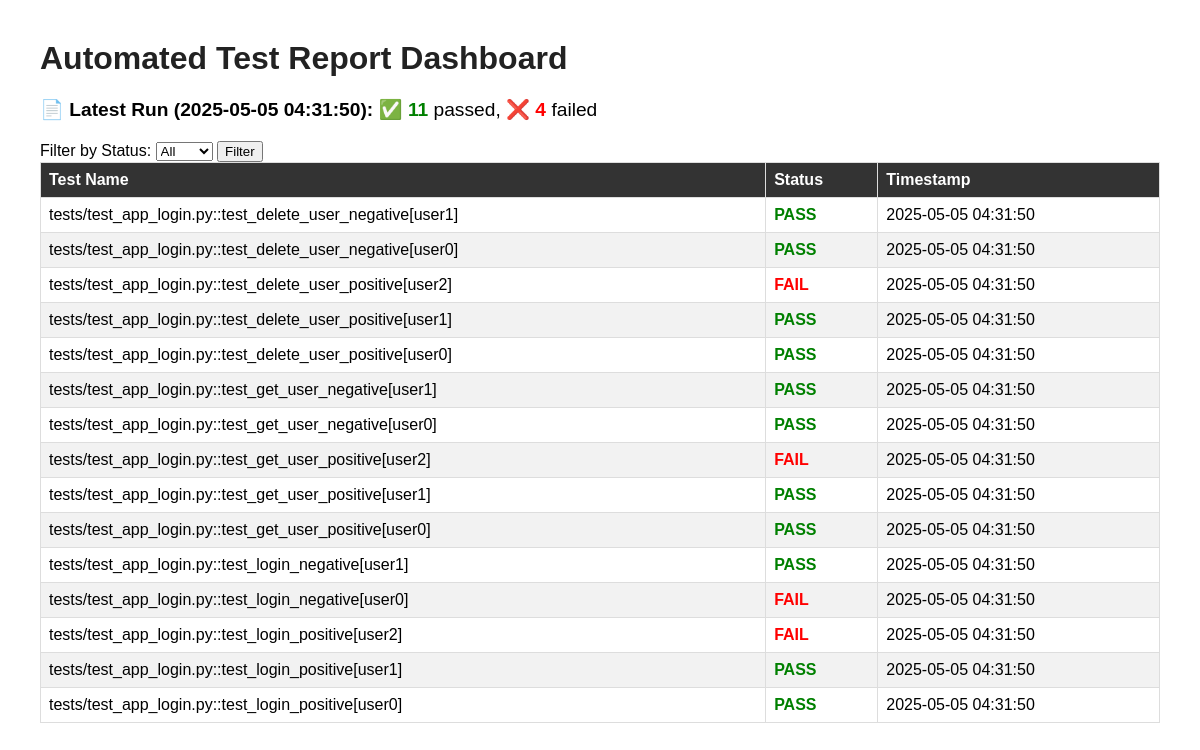
The page / on the database its author committed.
### tables this page shows
CREATE TABLE test_results (id INTEGER PRIMARY KEY AUTOINCREMENT, run_id TEXT, timestamp TEXT, test_name TEXT, status TEXT );

### dashboard_app.py (the view)
@app.route("/")
def dashboard():
    try:
        conn = sqlite3.connect("test_reports.db", check_same_thread=False)
        cursor = conn.cursor()
        status_filter = request.args.get("status")
        cursor.execute("SELECT run_id, MAX(timestamp) FROM test_results")
        row = cursor.fetchone()
        if not row or not row[0]:
            return "<h1>No test results found</h1>"
        run_id = row[0]
        if status_filter:
            cursor.execute("SELECT test_name, status, timestamp FROM test_results WHERE run_id=? AND status=? ORDER BY id DESC", (run_id, status_filter))
        else:
            cursor.execute("SELECT test_name, status, timestamp FROM test_results WHERE run_id=? ORDER BY id DESC", (run_id,))
        results = cursor.fetchall()
        cursor.execute("""
            SELECT status, COUNT(*) FROM test_results
            WHERE run_id=?
            GROUP BY status
        """, (run_id,))
        summary_data = cursor.fetchall()
        summary = {"timestamp": row[1], "PASS": 0, "FAIL": 0}
        for status, count in summary_data:
            summary[status] = count
        conn.close()
        return render_template("dashboard.html", results=results, summary=summary)
    except Exception as e:
        return f"<h1>Error</h1><p>{e}</p>"

### templates/dashboard.html (shortened to what this page needs)
<!DOCTYPE html>
<html>
<head>
</head>
<body>
    <h1>Automated Test Report Dashboard</h1>
    <div class="summary">
        📄 <strong>Latest Run ({{ summary.timestamp or 'N/A' }}):</strong>
        ✅ <span class="pass">{{ summary.PASS }}</span> passed,
        ❌ <span class="fail">{{ summary.FAIL }}</span> failed
    </div>
    <form method="get">
        Filter by Status:
        <select name="status">
            <option value="">All</option>
        </select>
        <button type="submit">Filter</button>
    </form>
    <table>
        <thead>
            <tr>
                <th>Test Name</th>
                <th>Status</th>
                <th>Timestamp</th>
            </tr>
        </thead>
        <tbody>
            {% for name, status, time in results %}
            <tr>
                <td>{{ name }}</td>
                <td class="{{ status|lower }}">{{ status }}</td>
                <td>{{ time }}</td>
            </tr>
            {% endfor %}
        </tbody>
    </table>
</body>
</html>

### templates/dashboard.html (style rules this page uses)
body { font-family: Arial; margin: 40px; }
h1 { color: #222; }
.summary { font-size: 1.2em; margin-bottom: 20px; }
table { border-collapse: collapse; width: 100%; }
th, td { border: 1px solid #ddd; padding: 8px; text-align: left; }
tr:nth-child(even) { background-color: #f2f2f2; }
th { background-color: #333; color: white; }
.pass { color: green; font-weight: bold; }
.fail { color: red; font-weight: bold; }

### rows shown on the page
test_results: test_name "tests/test_app_login.py::test_delete_user_negative[user1]", status "PASS", timestamp "2025-05-05 04:31:50"
test_results: test_name "tests/test_app_login.py::test_delete_user_negative[user0]", status "PASS", timestamp "2025-05-05 04:31:50"
test_results: test_name "tests/test_app_login.py::test_delete_user_positive[user2]", status "FAIL", timestamp "2025-05-05 04:31:50"
test_results: test_name "tests/test_app_login.py::test_delete_user_positive[user1]", status "PASS", timestamp "2025-05-05 04:31:50"
test_results: test_name "tests/test_app_login.py::test_delete_user_positive[user0]", status "PASS", timestamp "2025-05-05 04:31:50"
test_results: test_name "tests/test_app_login.py::test_get_user_negative[user1]", status "PASS", timestamp "2025-05-05 04:31:50"
test_results: test_name "tests/test_app_login.py::test_get_user_negative[user0]", status "PASS", timestamp "2025-05-05 04:31:50"
test_results: test_name "tests/test_app_login.py::test_get_user_positive[user2]", status "FAIL", timestamp "2025-05-05 04:31:50"
test_results: test_name "tests/test_app_login.py::test_get_user_positive[user1]", status "PASS", timestamp "2025-05-05 04:31:50"
test_results: test_name "tests/test_app_login.py::test_get_user_positive[user0]", status "PASS", timestamp "2025-05-05 04:31:50"
test_results: test_name "tests/test_app_login.py::test_login_negative[user1]", status "PASS", timestamp "2025-05-05 04:31:50"
test_results: test_name "tests/test_app_login.py::test_login_negative[user0]", status "FAIL", timestamp "2025-05-05 04:31:50"
test_results: test_name "tests/test_app_login.py::test_login_positive[user2]", status "FAIL", timestamp "2025-05-05 04:31:50"
test_results: test_name "tests/test_app_login.py::test_login_positive[user1]", status "PASS", timestamp "2025-05-05 04:31:50"
test_results: test_name "tests/test_app_login.py::test_login_positive[user0]", status "PASS", timestamp "2025-05-05 04:31:50"

### other values the page prints
{{ summary.timestamp or 'N/A' }} "2025-05-05 04:31:50"
{{ summary.PASS }} "11"
{{ summary.FAIL }} "4"
